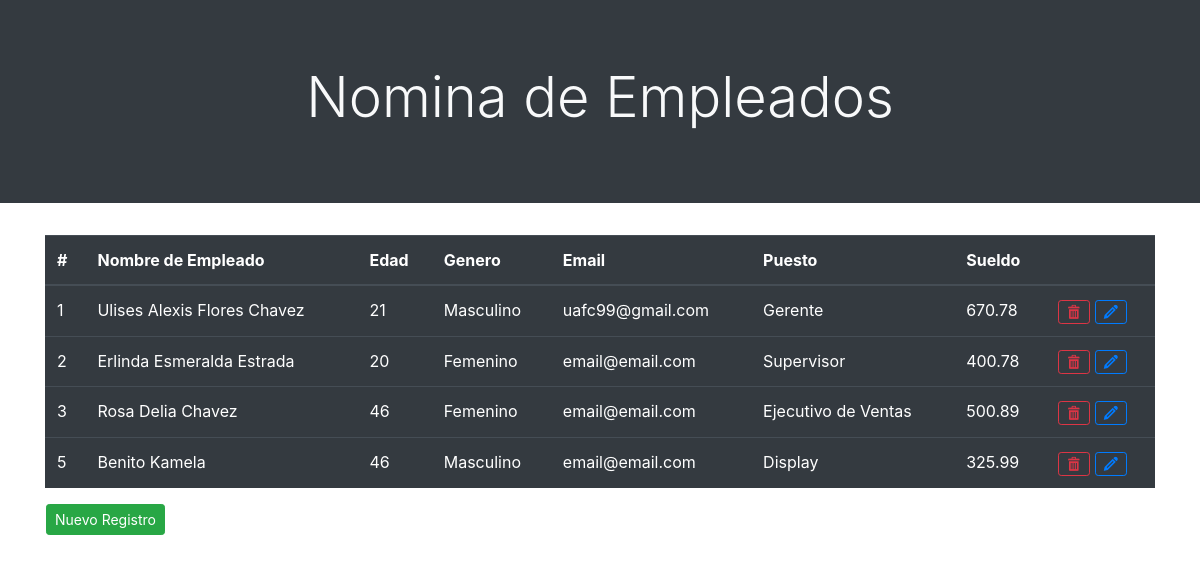
The app's page /nomina.php, older data.
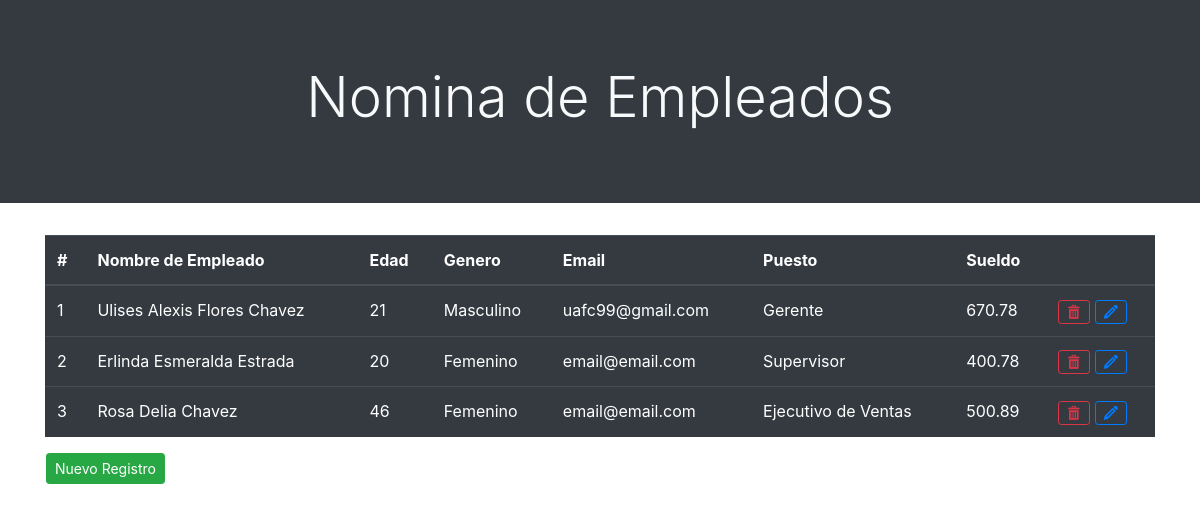
The same page, newer data.
### tables this page shows
CREATE TABLE `empleados` (
  `id_empleado` int(11) NOT NULL,
  `nombre` varchar(200) NOT NULL,
  `edad` int(11) NOT NULL,
  `id_genero` int(11) NOT NULL,
  `email` varchar(100) NOT NULL,
  `id_puesto` int(11) NOT NULL,
  `sueldo` float NOT NULL
);

CREATE TABLE `genero` (
  `id_genero` int(11) NOT NULL,
  `genero` varchar(50) NOT NULL
);

CREATE TABLE `puesto` (
  `id_puesto` int(11) NOT NULL,
  `puesto` varchar(50) NOT NULL
);

### model/class.empleadosdao.php (called while the page is built, shortened)
<?php
class Empleados{
	public function readEmpleado(){
		$rows = null;
		$modelo = new Conexion();
		$conexion = $modelo->getConexion();
		$sql = "select e.id_empleado, e.nombre, e.edad, g.genero, e.email, p.puesto, e.sueldo from empleados e inner join genero g on g.id_genero = e.id_genero inner join puesto p on p.id_puesto = e.id_puesto";
		$statement = $conexion->prepare($sql);
		$statement->execute();
		while ($result = $statement->fetch()) {
			$rows[] = $result;
		}
		return $rows;
	}
}
 ?>

### controller/readempleados.php (called while the page is built)
<?php
$dao = new Empleados();
$datos = $dao->readEmpleado();
 ?>

### nomina.php (the view, shortened to what this page needs)
<?php
require_once 'model/class.empleadosdao.php';
require_once 'controller/readempleados.php';
 ?>
<!DOCTYPE html>
<html lang="es">
<head>
	<link rel="stylesheet" type="text/css" href="css/bootstrap.min.css">
	<link rel="stylesheet" type="text/css" href="icon/icon.css">
</head>
<body>
	<header>
		<div class="jumbotron bg-dark rounded-0">
			<h1 class="display-4 text-center text-light">Nomina de Empleados</h1>
		</div>
	</header>
	<section>
		<div class="container">
			<table class="table table-hover table-dark">
				<thead>
					<tr>
						<th>#</th>
						<th>Nombre de Empleado</th>
						<th>Edad</th>
						<th>Genero</th>
						<th>Email</th>
						<th>Puesto</th>
						<th>Sueldo</th>
						<th></th>
					</tr>
				</thead>
				<tbody>
					<?php foreach ($datos as $dato) { ?>
						<tr>
							<td><?php echo $dato['id_empleado'] ?></td>
							<td><?php echo $dato['nombre'] ?></td>
							<td><?php echo $dato['edad'] ?></td>
							<td><?php echo $dato['genero'] ?></td>
							<td><?php echo $dato['email'] ?></td>
							<td><?php echo $dato['puesto'] ?></td>
							<td><?php echo $dato['sueldo'] ?></td>
							<td>
								<a href="controller/deleteempleados.php?id_empleado=<?php echo $dato['id_empleado'] ?>" class="btn btn-outline-danger btn-sm icon-bin"></a>
								<a href="update-nomina.php?id_empleado=<?php echo $dato['id_empleado'] ?>" class="btn btn-outline-primary btn-sm icon-pencil"></a>
							</td>
						</tr>
					<?php } ?>
				</tbody>
			</table>
			<div class="row">
				<a href="index.php" class="btn btn-success btn-sm ml-3">Nuevo Registro</a>
			</div>
		</div>
	</section>
</body>
</html>

Row changes from the older to the newer data that the page shows:
removed empleados: id_empleado "5", nombre "Benito Kamela", edad "46", id_genero.genero "Masculino", email "email@email.com", id_puesto.puesto "Display", sueldo "325.99"
